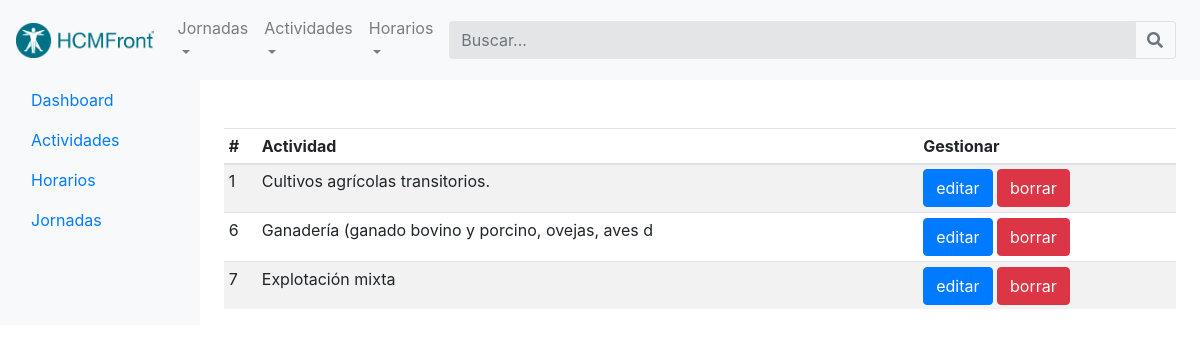
/actividad/lst, run on the app's committed database.
### actividad_economica/models.py (models this page shows, shortened)
class ActividadEconomicaClass(models.Model):
	actividad = models.CharField(max_length=50,null=True, blank=True)

### actividad_economica/views.py (the view)
class ActividadListView(ListView):
	model = ActividadEconomicaClass
	template_name = 'actividad/lista_actividades.html'

### actividad_economica/templates/actividad/lista_actividades.html (shortened to what this page needs)
{% extends "base/base.html" %}
{% block content %}
<div class="table-responsive mt-5">
        <table class="table table-striped table-sm">
          <thead>
            <tr>
              <th>#</th>
              <th>Actividad</th>
              <th>Gestionar</th>
            </tr>
          </thead>
          <tbody>
          {% if object_list %}
             {% for item in object_list %}
	            <tr>
	              <td>{{item.id}}</td>
	              <td>{{item.actividad}}</td>
	              <td>
	              	<a class="btn btn-primary" href="{% url 'actividad:editar_actividad' item.id %}">editar
	                </a>
	              	<a class="btn btn-danger" href="{% url 'actividad:eliminar_actividad' item.id%}" >borrar</a>
	              </td>
	            </tr>
	         {% endfor %}
          {% endif %}
          </tbody>
        </table>
      </div>
{% endblock %}

### data on the page
ActividadEconomicaClass: id "1", actividad "Cultivos agrícolas transitorios."
ActividadEconomicaClass: id "6", actividad "Ganadería (ganado bovino y porcino, ovejas, aves d"
ActividadEconomicaClass: id "7", actividad "Explotación mixta"
